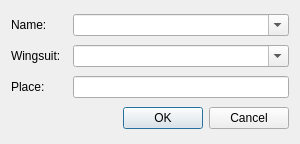
<?xml version="1.0" encoding="UTF-8"?>
<ui version="4.0">
 <class>Dialog</class>
 <widget class="QDialog" name="Dialog">
  <property name="geometry">
   <rect>
    <x>0</x>
    <y>0</y>
    <width>300</width>
    <height>144</height>
   </rect>
  </property>
  <property name="minimumSize">
   <size>
    <width>300</width>
    <height>0</height>
   </size>
  </property>
  <property name="windowTitle">
   <string>User Data</string>
  </property>
  <layout class="QGridLayout">
   <item row="0" column="2">
    <widget class="QComboBox" name="nameEdit">
     <property name="editable">
      <bool>true</bool>
     </property>
    </widget>
   </item>
   <item row="2" column="0">
    <widget class="QLabel" name="label_4">
     <property name="text">
      <string>Place:</string>
     </property>
    </widget>
   </item>
   <item row="0" column="0">
    <widget class="QLabel" name="label_2">
     <property name="text">
      <string>Name:</string>
     </property>
    </widget>
   </item>
   <item row="3" column="0" colspan="3">
    <widget class="QDialogButtonBox" name="buttonBox">
     <property name="orientation">
      <enum>Qt::Horizontal</enum>
     </property>
     <property name="standardButtons">
      <set>QDialogButtonBox::Cancel|QDialogButtonBox::Ok</set>
     </property>
    </widget>
   </item>
   <item row="1" column="0">
    <widget class="QLabel" name="label">
     <property name="text">
      <string>Wingsuit:</string>
     </property>
    </widget>
   </item>
   <item row="2" column="2">
    <widget class="QLineEdit" name="placeEdit">
     <property name="maxLength">
      <number>64</number>
     </property>
    </widget>
   </item>
   <item row="1" column="2">
    <widget class="QComboBox" name="wingsuitEdit">
     <property name="editable">
      <bool>true</bool>
     </property>
    </widget>
   </item>
  </layout>
 </widget>
 <resources/>
 <connections>
  <connection>
   <sender>buttonBox</sender>
   <signal>accepted()</signal>
   <receiver>Dialog</receiver>
   <slot>accept()</slot>
   <hints>
    <hint type="sourcelabel">
     <x>248</x>
     <y>254</y>
    </hint>
    <hint type="destinationlabel">
     <x>157</x>
     <y>274</y>
    </hint>
   </hints>
  </connection>
  <connection>
   <sender>buttonBox</sender>
   <signal>rejected()</signal>
   <receiver>Dialog</receiver>
   <slot>reject()</slot>
   <hints>
    <hint type="sourcelabel">
     <x>316</x>
     <y>260</y>
    </hint>
    <hint type="destinationlabel">
     <x>286</x>
     <y>274</y>
    </hint>
   </hints>
  </connection>
 </connections>
</ui>
